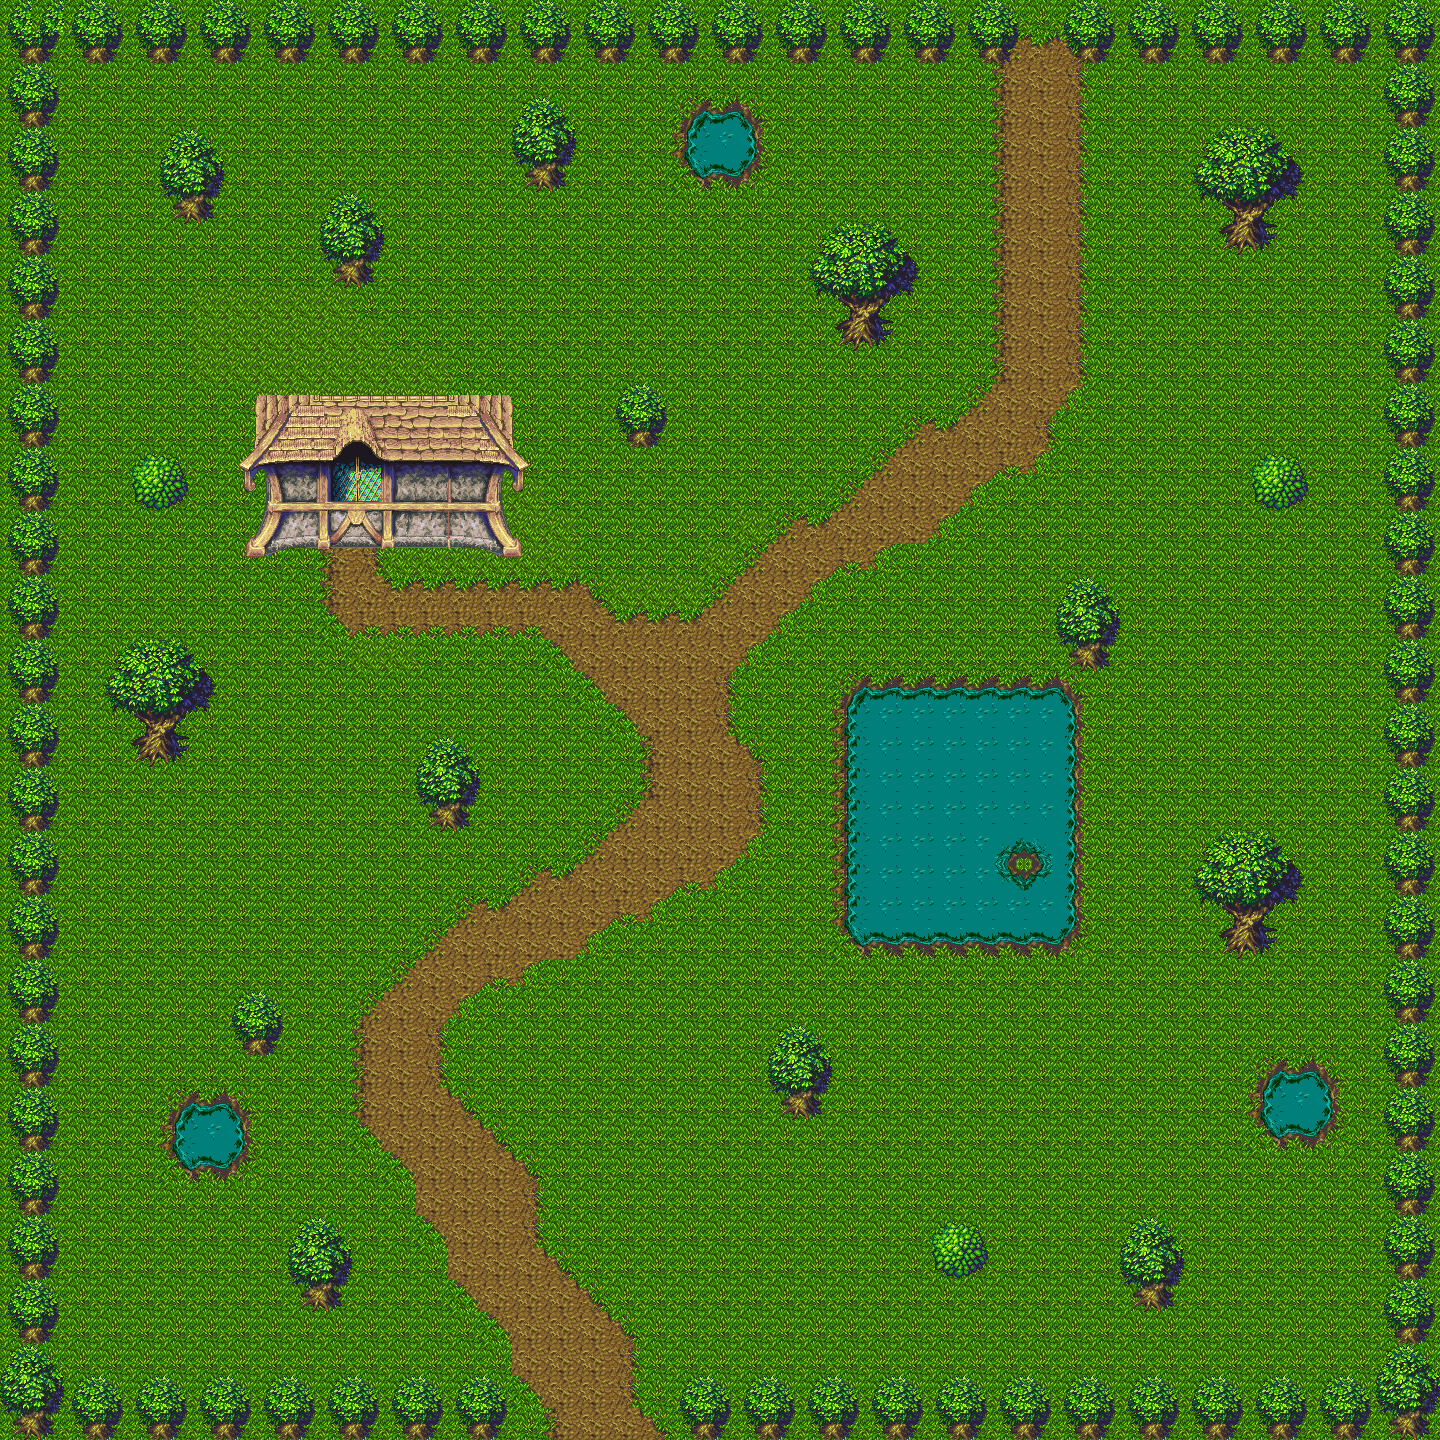

A 2D game scene composited from a Tiled map and its tileset images. What follows is a short description and the map's XML, with each tile layer's data collapsed to a summary:
An orthogonal 45x45 tile map with 32x32 px tiles, 2 tile layers (Ground Layer, Alpha Layer) and 34 objects (Exit b, Exit a, Exit c).

<map version="1.0" orientation="orthogonal" width="45" height="45" tilewidth="32" tileheight="32">
 <tileset firstgid="1" name="village" tilewidth="32" tileheight="32">
  <image source="village.png" width="512" height="512" />
  <tile id="186">
   <properties>
    <property name="COLLISION" value="true" />
   </properties>
  </tile>
  <tile id="187">
   <properties>
    <property name="COLLISION" value="true" />
   </properties>
  </tile>
  <tile id="202">
   <properties>
    <property name="COLLISION" value="true" />
   </properties>
  </tile>
  <tile id="203">
   <properties>
    <property name="COLLISION" value="true" />
   </properties>
  </tile>
  <tile id="204">
   <properties>
    <property name="COLLISION" value="true" />
   </properties>
  </tile>
  <tile id="205">
   <properties>
    <property name="COLLISION" value="true" />
   </properties>
  </tile>
  <tile id="206">
   <properties>
    <property name="COLLISION" value="true" />
   </properties>
  </tile>
  <tile id="207">
   <properties>
    <property name="COLLISION" value="true" />
   </properties>
  </tile>
  <tile id="218">
   <properties>
    <property name="COLLISION" value="true" />
   </properties>
  </tile>
  <tile id="219">
   <properties>
    <property name="COLLISION" value="true" />
   </properties>
  </tile>
  <tile id="220">
   <properties>
    <property name="COLLISION" value="true" />
   </properties>
  </tile>
  <tile id="221">
   <properties>
    <property name="COLLISION" value="true" />
   </properties>
  </tile>
  <tile id="222">
   <properties>
    <property name="COLLISION" value="true" />
   </properties>
  </tile>
  <tile id="223">
   <properties>
    <property name="COLLISION" value="true" />
   </properties>
  </tile>
  <tile id="234">
   <properties>
    <property name="COLLISION" value="true" />
   </properties>
  </tile>
  <tile id="235">
   <properties>
    <property name="COLLISION" value="true" />
   </properties>
  </tile>
  <tile id="236">
   <properties>
    <property name="COLLISION" value="true" />
   </properties>
  </tile>
  <tile id="237">
   <properties>
    <property name="COLLISION" value="true" />
   </properties>
  </tile>
  <tile id="238">
   <properties>
    <property name="COLLISION" value="true" />
   </properties>
  </tile>
  <tile id="239">
   <properties>
    <property name="COLLISION" value="true" />
   </properties>
  </tile>
  <tile id="250">
   <properties>
    <property name="COLLISION" value="true" />
   </properties>
  </tile>
  <tile id="251">
   <properties>
    <property name="COLLISION" value="true" />
   </properties>
  </tile>
  <tile id="253">
   <properties>
    <property name="COLLISION" value="true" />
   </properties>
  </tile>
  <tile id="254">
   <properties>
    <property name="COLLISION" value="true" />
   </properties>
  </tile>
 </tileset>
 <layer name="Ground Layer" width="45" height="45">
  <data>[2025 cells, 2025 non-empty, 11 distinct tile ids]</data>
 </layer>
 <layer name="Alpha Layer" width="45" height="45">
  <properties>
   <property name="wall" value="true" />
  </properties>
  <data>[2025 cells, 623 non-empty, 103 distinct tile ids]</data>
 </layer>
 <objectgroup name="Exit Tiles" width="45" height="45">
  <properties>
   <property name="EXIT" value="1" />
  </properties>
  <object name="Exit b" x="1023" y="31" width="33" height="33" />
  <object name="Exit a" x="512" y="1375" width="159" height="33" />
  <object name="Exit c" x="338" y="521" width="66" height="33" />
  <object x="319" y="198" width="61" height="88" />
  <object x="163" y="132" width="61" height="88" />
 </objectgroup>
 <objectgroup name="Collision" width="45" height="45">
  <properties>
   <property name="COLLISION" value="true" />
  </properties>
  <object x="2" y="3" width="56" height="1439" />
  <object x="58" y="1385" width="448" height="52" />
  <object x="682" y="1391" width="709" height="45" />
  <object x="1383" y="-2" width="56" height="1439" />
  <object x="62" y="2" width="952" height="60" />
  <object x="1070" y="2" width="356" height="60" />
  <object x="816" y="224" width="96" height="124" />
  <object x="512" y="104" width="61" height="88" />
  <object x="617" y="389" width="45" height="59" />
  <object x="132" y="459" width="53" height="49" />
  <object x="319" y="200" width="64" height="87" />
  <object x="412" y="740" width="71" height="91" />
  <object x="233" y="995" width="49" height="61" />
  <object x="173" y="1105" width="70" height="62" />
  <object x="288" y="1220" width="63" height="90" />
  <object x="769" y="1025" width="65" height="93" />
  <object x="847" y="686" width="228" height="258" />
  <object x="930" y="1223" width="57" height="56" />
  <object x="1120" y="1218" width="63" height="94" />
  <object x="1266" y="1072" width="65" height="62" />
  <object x="1197" y="829" width="95" height="127" />
  <object x="1053" y="578" width="64" height="95" />
  <object x="1253" y="459" width="53" height="49" />
  <object x="691" y="112" width="65" height="62" />
  <object x="234" y="396" width="291" height="162" />
  <object x="1197" y="126" width="96" height="124" />
  <object x="134" y="721" width="53" height="43" />
  <object x="110" y="643" width="96" height="76" />
  <object x="159" y="138" width="64" height="87" />
 </objectgroup>
</map>
